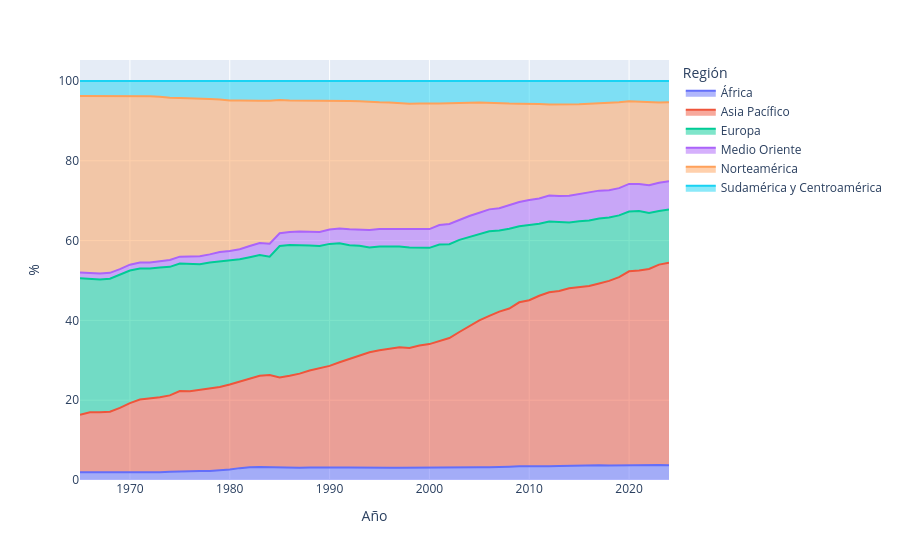

Here is the notebook cell this chart was saved with:
### Code cell
fig = px.area(
    df2,
    x="Year",
    y="Primary energy consumption",
    color="Entity",
    labels={
        "Year": "Año",
        "Primary energy consumption": "%",
        "Entity": "Región",
    },
    groupnorm="percent"
)
fig.update_layout(hovermode="x unified")
fig.show()
